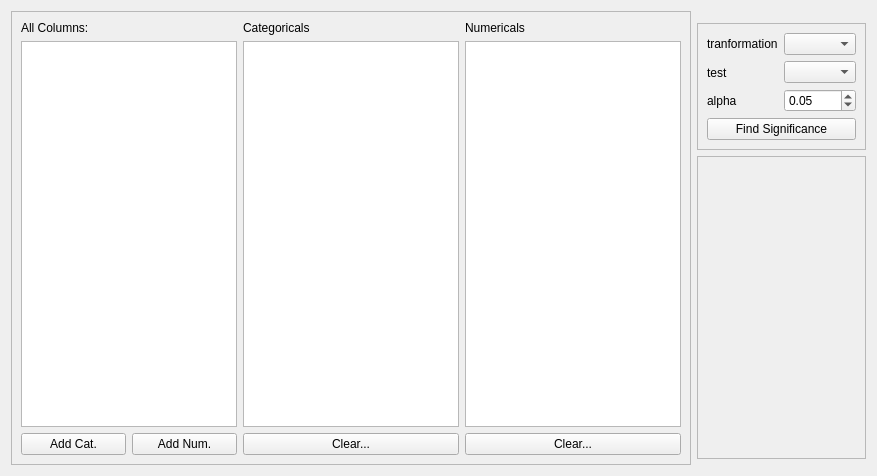
<?xml version="1.0" encoding="UTF-8"?>
<ui version="4.0">
 <class>Form</class>
 <widget class="QWidget" name="Form">
  <property name="geometry">
   <rect>
    <x>0</x>
    <y>0</y>
    <width>877</width>
    <height>476</height>
   </rect>
  </property>
  <property name="windowTitle">
   <string>Form</string>
  </property>
  <layout class="QGridLayout" name="gridLayout_3">
   <item row="0" column="0" rowspan="5" colspan="2">
    <widget class="QFrame" name="frame">
     <property name="frameShape">
      <enum>QFrame::StyledPanel</enum>
     </property>
     <property name="frameShadow">
      <enum>QFrame::Raised</enum>
     </property>
     <layout class="QGridLayout" name="gridLayout">
      <item row="0" column="0">
       <layout class="QHBoxLayout" name="horizontalLayout">
        <item>
         <layout class="QVBoxLayout" name="verticalLayout">
          <item>
           <widget class="QLabel" name="label">
            <property name="text">
             <string>All Columns:</string>
            </property>
           </widget>
          </item>
          <item>
           <widget class="QListWidget" name="listWidgetAllColumns">
            <property name="dragEnabled">
             <bool>true</bool>
            </property>
            <property name="dragDropMode">
             <enum>QAbstractItemView::DragOnly</enum>
            </property>
            <property name="selectionMode">
             <enum>QAbstractItemView::ExtendedSelection</enum>
            </property>
           </widget>
          </item>
          <item>
           <layout class="QHBoxLayout" name="horizontalLayout_2">
            <item>
             <widget class="QPushButton" name="pushButtonAddCat">
              <property name="text">
               <string>Add Cat.</string>
              </property>
             </widget>
            </item>
            <item>
             <widget class="QPushButton" name="pushButtonAddNum">
              <property name="text">
               <string>Add Num.</string>
              </property>
             </widget>
            </item>
           </layout>
          </item>
         </layout>
        </item>
        <item>
         <layout class="QVBoxLayout" name="verticalLayout_2">
          <item>
           <widget class="QLabel" name="label_2">
            <property name="text">
             <string>Categoricals</string>
            </property>
           </widget>
          </item>
          <item>
           <widget class="QListWidget" name="listWidgetCategoricals">
            <property name="dragEnabled">
             <bool>true</bool>
            </property>
            <property name="dragDropMode">
             <enum>QAbstractItemView::DragDrop</enum>
            </property>
            <property name="defaultDropAction">
             <enum>Qt::MoveAction</enum>
            </property>
            <property name="selectionMode">
             <enum>QAbstractItemView::ExtendedSelection</enum>
            </property>
           </widget>
          </item>
          <item>
           <widget class="QPushButton" name="pushButtonClearCat">
            <property name="text">
             <string>Clear...</string>
            </property>
           </widget>
          </item>
         </layout>
        </item>
        <item>
         <layout class="QVBoxLayout" name="verticalLayout_3">
          <item>
           <widget class="QLabel" name="label_3">
            <property name="text">
             <string>Numericals</string>
            </property>
           </widget>
          </item>
          <item>
           <widget class="QListWidget" name="listWidgetNumericals">
            <property name="dragEnabled">
             <bool>true</bool>
            </property>
            <property name="dragDropMode">
             <enum>QAbstractItemView::DragDrop</enum>
            </property>
            <property name="defaultDropAction">
             <enum>Qt::MoveAction</enum>
            </property>
            <property name="selectionMode">
             <enum>QAbstractItemView::ExtendedSelection</enum>
            </property>
            <property name="selectionBehavior">
             <enum>QAbstractItemView::SelectItems</enum>
            </property>
           </widget>
          </item>
          <item>
           <widget class="QPushButton" name="pushButtonClearNum">
            <property name="text">
             <string>Clear...</string>
            </property>
           </widget>
          </item>
         </layout>
        </item>
       </layout>
      </item>
     </layout>
    </widget>
   </item>
   <item row="2" column="2">
    <widget class="QFrame" name="frame_2">
     <property name="frameShape">
      <enum>QFrame::StyledPanel</enum>
     </property>
     <property name="frameShadow">
      <enum>QFrame::Raised</enum>
     </property>
     <layout class="QGridLayout" name="gridLayout_2">
      <item row="0" column="0">
       <layout class="QVBoxLayout" name="verticalLayout_5">
        <item>
         <widget class="QLabel" name="label_4">
          <property name="text">
           <string>tranformation</string>
          </property>
         </widget>
        </item>
        <item>
         <widget class="QLabel" name="label_5">
          <property name="text">
           <string>test</string>
          </property>
         </widget>
        </item>
        <item>
         <widget class="QLabel" name="label_6">
          <property name="text">
           <string>alpha</string>
          </property>
         </widget>
        </item>
       </layout>
      </item>
      <item row="1" column="0" colspan="2">
       <widget class="QPushButton" name="pushButtonFindSignificance">
        <property name="text">
         <string>Find Significance</string>
        </property>
       </widget>
      </item>
      <item row="0" column="1">
       <layout class="QVBoxLayout" name="verticalLayout_4">
        <item>
         <widget class="QComboBox" name="comboBoxTransformations"/>
        </item>
        <item>
         <widget class="QComboBox" name="comboBoxTests"/>
        </item>
        <item>
         <widget class="QDoubleSpinBox" name="doubleSpinBoxAlpha">
          <property name="maximum">
           <double>0.200000000000000</double>
          </property>
          <property name="singleStep">
           <double>0.010000000000000</double>
          </property>
          <property name="value">
           <double>0.050000000000000</double>
          </property>
         </widget>
        </item>
       </layout>
      </item>
     </layout>
    </widget>
   </item>
   <item row="3" column="2">
    <widget class="QFrame" name="framePlotWidget">
     <property name="sizePolicy">
      <sizepolicy hsizetype="Preferred" vsizetype="Expanding">
       <horstretch>0</horstretch>
       <verstretch>0</verstretch>
      </sizepolicy>
     </property>
     <property name="toolTip">
      <string>&lt;html&gt;&lt;head/&gt;&lt;body&gt;&lt;p&gt;CAUTION! &lt;/p&gt;&lt;p&gt;&lt;br/&gt;&lt;/p&gt;&lt;p&gt;A whole blue frame might mean everything is significant. Check the array outputted to the console. &lt;/p&gt;&lt;p&gt;This plot is not statistically sound and should just be used as an aid to decided what relationships to explore further.&lt;/p&gt;&lt;p&gt;&lt;br/&gt;&lt;/p&gt;&lt;/body&gt;&lt;/html&gt;</string>
     </property>
     <property name="frameShape">
      <enum>QFrame::StyledPanel</enum>
     </property>
     <property name="frameShadow">
      <enum>QFrame::Raised</enum>
     </property>
    </widget>
   </item>
  </layout>
 </widget>
 <resources/>
 <connections/>
</ui>
